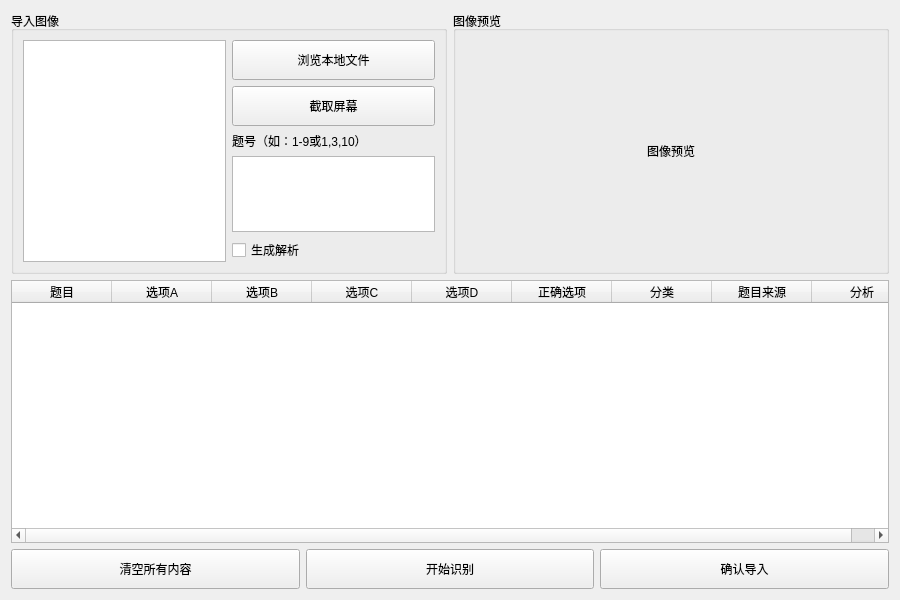
<?xml version="1.0" encoding="UTF-8"?>
<ui version="4.0">
 <class>Form</class>
 <widget class="QWidget" name="Form">
  <property name="geometry">
   <rect>
    <x>0</x>
    <y>0</y>
    <width>900</width>
    <height>600</height>
   </rect>
  </property>
  <property name="minimumSize">
   <size>
    <width>900</width>
    <height>600</height>
   </size>
  </property>
  <property name="windowTitle">
   <string>自动识别录入</string>
  </property>
  <layout class="QVBoxLayout" name="verticalLayout_3" stretch="1,1,0">
   <item>
    <layout class="QHBoxLayout" name="horizontalLayout" stretch="1,1">
     <item>
      <widget class="QGroupBox" name="groupBox">
       <property name="title">
        <string>导入图像</string>
       </property>
       <layout class="QHBoxLayout" name="horizontalLayout_2">
        <item>
         <widget class="QListWidget" name="listWidget"/>
        </item>
        <item>
         <layout class="QVBoxLayout" name="verticalLayout">
          <item>
           <widget class="QPushButton" name="pushButton">
            <property name="minimumSize">
             <size>
              <width>0</width>
              <height>40</height>
             </size>
            </property>
            <property name="text">
             <string>浏览本地文件</string>
            </property>
           </widget>
          </item>
          <item>
           <widget class="QPushButton" name="pushButton_2">
            <property name="minimumSize">
             <size>
              <width>0</width>
              <height>40</height>
             </size>
            </property>
            <property name="text">
             <string>截取屏幕</string>
            </property>
           </widget>
          </item>
          <item>
           <widget class="QLabel" name="label">
            <property name="text">
             <string>题号（如：1-9或1,3,10）</string>
            </property>
           </widget>
          </item>
          <item>
           <widget class="QTextEdit" name="textEdit"/>
          </item>
          <item>
           <widget class="QCheckBox" name="checkBox">
            <property name="text">
             <string>生成解析</string>
            </property>
           </widget>
          </item>
         </layout>
        </item>
       </layout>
      </widget>
     </item>
     <item>
      <widget class="QGroupBox" name="groupBox_2">
       <property name="title">
        <string>图像预览</string>
       </property>
       <layout class="QVBoxLayout" name="verticalLayout_2">
        <item>
         <widget class="QLabel" name="label_2">
          <property name="text">
           <string>图像预览</string>
          </property>
          <property name="alignment">
           <set>Qt::AlignmentFlag::AlignCenter</set>
          </property>
         </widget>
        </item>
       </layout>
      </widget>
     </item>
    </layout>
   </item>
   <item>
    <widget class="QTableWidget" name="tableWidget">
     <property name="styleSheet">
      <string notr="true">/* 默认单元格 */
QTableWidget::item {
    background-color: #ffffff;
    color: #333333;
}

/* 鼠标悬停在未选中的单元格上 */
QTableWidget::item:hover {
    background-color: #e8f5e9; /* 极淡的绿色 */
}

/* 单元格被选中时 */
QTableWidget::item:selected {
    background-color: #4db6ac; /* 柔和的青绿色 */
    color: #ffffff;
}

/* 鼠标悬停在已选中的单元格上 */
QTableWidget::item:selected:hover {
    background-color: #26a69a; /* 选中状态下悬停，颜色略深 */
    color: #ffffff;
}</string>
     </property>
     <property name="selectionBehavior">
      <enum>QAbstractItemView::SelectionBehavior::SelectRows</enum>
     </property>
     <property name="verticalScrollMode">
      <enum>QAbstractItemView::ScrollMode::ScrollPerPixel</enum>
     </property>
     <property name="horizontalScrollMode">
      <enum>QAbstractItemView::ScrollMode::ScrollPerPixel</enum>
     </property>
     <property name="gridStyle">
      <enum>Qt::PenStyle::NoPen</enum>
     </property>
     <column>
      <property name="text">
       <string>题目</string>
      </property>
     </column>
     <column>
      <property name="text">
       <string>选项A</string>
      </property>
     </column>
     <column>
      <property name="text">
       <string>选项B</string>
      </property>
     </column>
     <column>
      <property name="text">
       <string>选项C</string>
      </property>
     </column>
     <column>
      <property name="text">
       <string>选项D</string>
      </property>
     </column>
     <column>
      <property name="text">
       <string>正确选项</string>
      </property>
     </column>
     <column>
      <property name="text">
       <string>分类</string>
      </property>
     </column>
     <column>
      <property name="text">
       <string>题目来源</string>
      </property>
     </column>
     <column>
      <property name="text">
       <string>分析</string>
      </property>
     </column>
    </widget>
   </item>
   <item>
    <layout class="QHBoxLayout" name="horizontalLayout_26">
     <item>
      <widget class="QPushButton" name="pushButton_3">
       <property name="minimumSize">
        <size>
         <width>0</width>
         <height>40</height>
        </size>
       </property>
       <property name="text">
        <string>清空所有内容</string>
       </property>
      </widget>
     </item>
     <item>
      <widget class="QPushButton" name="pushButton_4">
       <property name="minimumSize">
        <size>
         <width>0</width>
         <height>40</height>
        </size>
       </property>
       <property name="text">
        <string>开始识别</string>
       </property>
      </widget>
     </item>
     <item>
      <widget class="QPushButton" name="pushButton_5">
       <property name="minimumSize">
        <size>
         <width>0</width>
         <height>40</height>
        </size>
       </property>
       <property name="text">
        <string>确认导入</string>
       </property>
      </widget>
     </item>
    </layout>
   </item>
  </layout>
 </widget>
 <resources/>
 <connections/>
</ui>
